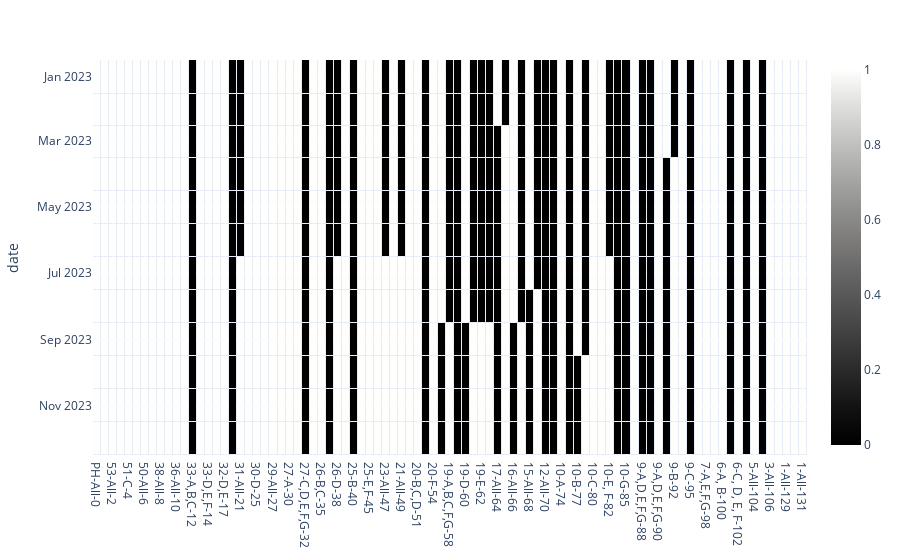

Notebook cell for this chart:
### Code cell
import numpy as np
import plotly.express as px

df = df_report_occupancy.drop(['sum'], axis = 1)
df.mask(df > 0, 1, inplace =True)

fig = px.imshow(df.loc['2023'].iloc[:,:], color_continuous_scale="gray")
fig.update_traces(xgap = 1, ygap = 1)
fig.show()

### Figure 1 — Plotly figure (JSON) as saved in the notebook; plotly's stock layout.template omitted (floating-point values rounded to 4 significant figures; data arrays with more than 128 entries replaced by an {"elided": "..."} marker saying what was removed)
{"data": [{"coloraxis": "coloraxis", "hovertemplate": "x: %{x}<br>date: %{y}<br>color: %{z}<extra></extra>", "name": "0", "type": "heatmap", "x": ["PH-All-0", "55-All-1", "53-All-2", "52-All-3", "51-C-4", "51-A,B,D,E,F-5", "50-All-6", "39-All-7", "38-All-8", "37-All-9", "36-All-10", "35-All-11", "33-A,B,C-12", "33-A,B,C-13", "33-D,E,F-14", "32-C-16", "32-D,E-17", "31-A,B,C-20", "31-All-21", "30-B-23", "30-D-25", "30-E-26", "29-All-27", "28-All-28", "27-A-30", "27-B-31", "27-C,D,E,F,G-32", "26-A,E,F,G-34", "26-B,C-35", "26-B,C-36", "26-D-38", "25-A-39", "25-B-40", "25-D-43", "25-E,F-45", "25-G-46", "23-All-47", "22-All-48", "21-All-49", "20-A-50", "20-B,C,D-51", "20-B,C,D-52", "20-F-54", "19-A,B,C,F,G-57", "19-A,B,C,F,G-58", "19-D-59", "19-D-60", "19-D-61", "19-E-62", "18-All-63", "17-All-64", "17-All-65", "16-All-66", "16-All-67", "15-All-68", "15-All-69", "12-All-70", "11-All-72", "10-A-74", "10-A-75", "10-B-77", "10-B-78", "10-C-80", "10-D-81", "10-E, F-82", "10-G-84", "10-G-85", "10-G-86", "9-A,D,E,F,G-88", "9-A,D,E,F,G-89", "9-A,D,E,F,G-90", "9-B-91", "9-B-92", "9-C-94", "9-C-95", "8-All-97", "7-A,E,F,G-98", "7-B, C, D-99", "6-A, B-100", "6-A, B-101", "6-C, D, E, F-102", "6-C, D, E, F-103", "5-All-104", "5-All-105", "3-All-106", "1-All-128", "1-All-129", "1-All-130", "1-All-131"], "xaxis": "x", "xgap": 1, "y": ["2023-01-01T00:00:00", "2023-02-01T00:00:00", "2023-03-01T00:00:00", "2023-04-01T00:00:00", "2023-05-01T00:00:00", "2023-06-01T00:00:00", "2023-07-01T00:00:00", "2023-08-01T00:00:00", "2023-09-01T00:00:00", "2023-10-01T00:00:00", "2023-11-01T00:00:00", "2023-12-01T00:00:00"], "yaxis": "y", "ygap": 1, "z": {"elided": "12x89 int values"}}], "layout": {"coloraxis": {"colorscale": [[0, "rgb(0, 0, 0)"], [0.09091, "rgb(16, 16, 16)"], [0.1818, "rgb(38, 38, 38)"], [0.2727, "rgb(59, 59, 59)"], [0.3636, "rgb(81, 80, 80)"], [0.4545, "rgb(102, 101, 101)"], [0.5455, "rgb(124, 123, 122)"], [0.6364, "rgb(146, 146, 145)"], [0.7273, "rgb(171, 171, 170)"], [0.8182, "rgb(197, 197, 195)"], [0.9091, "rgb(224, 224, 223)"], [1, "rgb(254, 254, 253)"]]}, "margin": {"t": 60}, "xaxis": {"anchor": "y", "constrain": "domain", "domain": [0, 1], "scaleanchor": "y"}, "yaxis": {"anchor": "x", "autorange": "reversed", "constrain": "domain", "domain": [0, 1], "title": {"text": "date"}}}}
